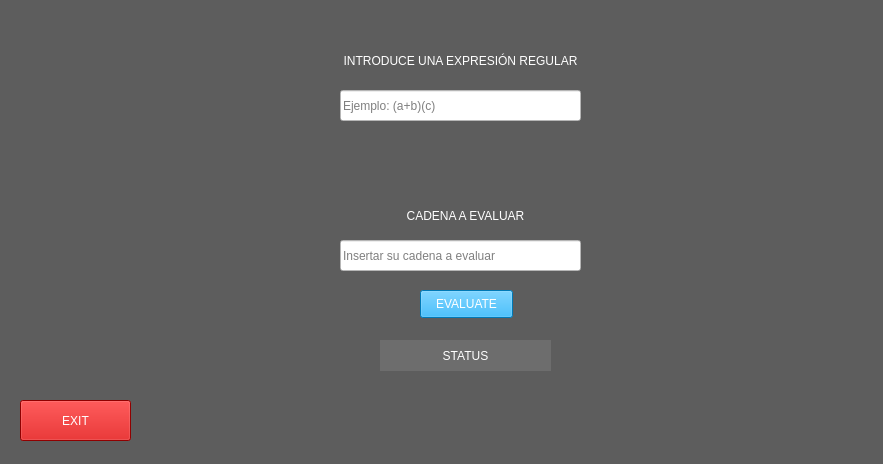
<?xml version="1.0" encoding="UTF-8"?>
<ui version="4.0">
 <class>MainWindow</class>
 <widget class="QMainWindow" name="MainWindow">
  <property name="geometry">
   <rect>
    <x>0</x>
    <y>0</y>
    <width>883</width>
    <height>464</height>
   </rect>
  </property>
  <property name="windowTitle">
   <string>MainWindow</string>
  </property>
  <property name="styleSheet">
   <string notr="true"/>
  </property>
  <widget class="QWidget" name="centralwidget">
   <property name="styleSheet">
    <string notr="true">background-color: rgb(93, 93, 93);</string>
   </property>
   <widget class="QPushButton" name="button_evaluate">
    <property name="geometry">
     <rect>
      <x>420</x>
      <y>290</y>
      <width>93</width>
      <height>28</height>
     </rect>
    </property>
    <property name="styleSheet">
     <string notr="true">background-color: rgb(0, 170, 255);
color: rgb(255, 255, 255);</string>
    </property>
    <property name="text">
     <string>EVALUATE</string>
    </property>
   </widget>
   <widget class="QLabel" name="label_title">
    <property name="geometry">
     <rect>
      <x>250</x>
      <y>40</y>
      <width>421</width>
      <height>41</height>
     </rect>
    </property>
    <property name="styleSheet">
     <string notr="true">color: rgb(255, 255, 255);
font: 75 12pt &quot;MS Shell Dlg 2&quot;;</string>
    </property>
    <property name="text">
     <string>INTRODUCE UNA EXPRESIÓN REGULAR</string>
    </property>
    <property name="alignment">
     <set>Qt::AlignCenter</set>
    </property>
   </widget>
   <widget class="QLineEdit" name="input_value">
    <property name="geometry">
     <rect>
      <x>340</x>
      <y>240</y>
      <width>241</width>
      <height>31</height>
     </rect>
    </property>
    <property name="styleSheet">
     <string notr="true">background-color: rgb(255, 255, 255);</string>
    </property>
    <property name="inputMask">
     <string/>
    </property>
    <property name="text">
     <string/>
    </property>
    <property name="placeholderText">
     <string>Insertar su cadena a evaluar</string>
    </property>
   </widget>
   <widget class="QLabel" name="label_status">
    <property name="geometry">
     <rect>
      <x>380</x>
      <y>340</y>
      <width>171</width>
      <height>31</height>
     </rect>
    </property>
    <property name="focusPolicy">
     <enum>Qt::NoFocus</enum>
    </property>
    <property name="styleSheet">
     <string notr="true">color: rgb(255, 255, 255);
background-color: rgb(109, 109, 109);
font: 10pt &quot;MS Shell Dlg 2&quot;;</string>
    </property>
    <property name="text">
     <string>STATUS</string>
    </property>
    <property name="alignment">
     <set>Qt::AlignCenter</set>
    </property>
   </widget>
   <widget class="QLineEdit" name="input_regular_expression">
    <property name="geometry">
     <rect>
      <x>340</x>
      <y>90</y>
      <width>241</width>
      <height>31</height>
     </rect>
    </property>
    <property name="styleSheet">
     <string notr="true">background-color: rgb(255, 255, 255);</string>
    </property>
    <property name="inputMask">
     <string/>
    </property>
    <property name="text">
     <string/>
    </property>
    <property name="placeholderText">
     <string>Ejemplo: (a+b)(c)</string>
    </property>
   </widget>
   <widget class="QLabel" name="label_title_2">
    <property name="geometry">
     <rect>
      <x>350</x>
      <y>200</y>
      <width>231</width>
      <height>31</height>
     </rect>
    </property>
    <property name="styleSheet">
     <string notr="true">color: rgb(255, 255, 255);
font: 75 12pt &quot;MS Shell Dlg 2&quot;;</string>
    </property>
    <property name="text">
     <string>CADENA A EVALUAR</string>
    </property>
    <property name="alignment">
     <set>Qt::AlignCenter</set>
    </property>
   </widget>
   <widget class="QPushButton" name="button_exit">
    <property name="geometry">
     <rect>
      <x>20</x>
      <y>400</y>
      <width>111</width>
      <height>41</height>
     </rect>
    </property>
    <property name="styleSheet">
     <string notr="true">background-color: rgb(202, 0, 0);
color: rgb(255, 255, 255);</string>
    </property>
    <property name="text">
     <string>EXIT</string>
    </property>
   </widget>
  </widget>
 </widget>
 <resources/>
 <connections/>
</ui>
